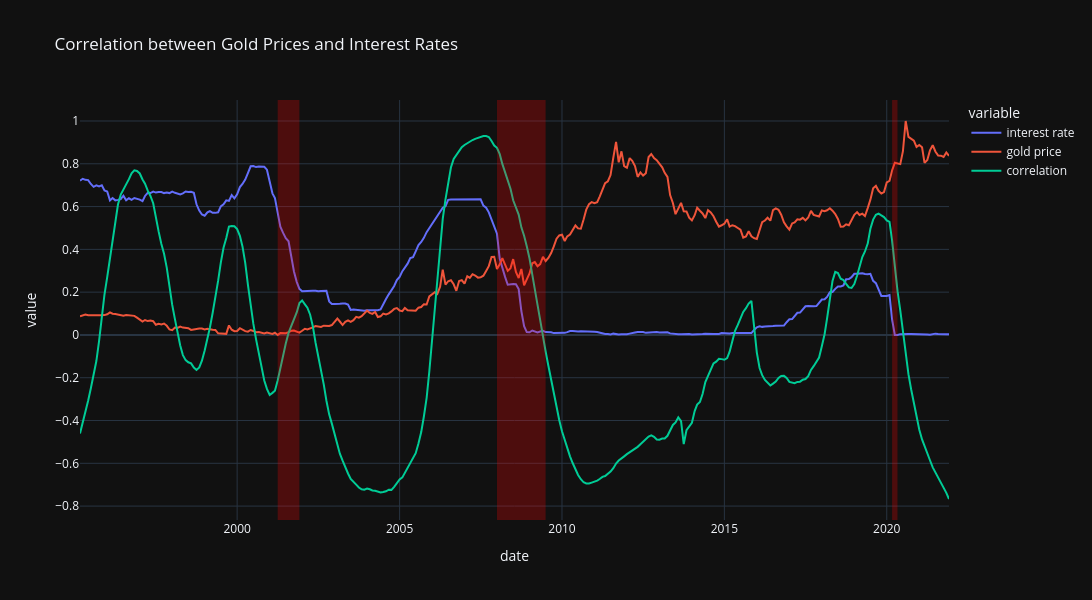

Here is the notebook cell this chart was saved with:
### Code cell
fig = px.line(
    df,
    x="date",
    y=df.columns,
    hover_data={"date": "|%B %d, %Y"},
    title="Correlation between Gold Prices and Interest Rates",
    template="plotly_dark",
    width=1200,
    height=600,
)

for row in get_recession_start_end_list(recession_df):
    x0 = str(row[0].date())
    x1 = str(row[1].date())

    fig.add_vrect(
        x0=x0,
        x1=x1,
        fillcolor="red",
        opacity=0.25,
        line_width=0,
    )

fig.show()

### Figure 1 — Plotly figure (JSON) as saved in the notebook; plotly's stock layout.template omitted (floating-point values rounded to 4 significant figures; data arrays with more than 128 entries replaced by an {"elided": "..."} marker saying what was removed)
{"data": [{"hovertemplate": "variable=interest rate<br>date=%{x|%B %d, %Y}<br>value=%{y}<extra></extra>", "legendgroup": "interest rate", "line": {"color": "#636efa", "dash": "solid"}, "marker": {"symbol": "circle"}, "mode": "lines", "name": "interest rate", "orientation": "v", "showlegend": true, "type": "scatter", "x": {"elided": "322 str values"}, "xaxis": "x", "y": {"elided": "322 float values"}, "yaxis": "y"}, {"hovertemplate": "variable=gold price<br>date=%{x|%B %d, %Y}<br>value=%{y}<extra></extra>", "legendgroup": "gold price", "line": {"color": "#EF553B", "dash": "solid"}, "marker": {"symbol": "circle"}, "mode": "lines", "name": "gold price", "orientation": "v", "showlegend": true, "type": "scatter", "x": {"elided": "322 str values"}, "xaxis": "x", "y": {"elided": "322 float values"}, "yaxis": "y"}, {"hovertemplate": "variable=correlation<br>date=%{x|%B %d, %Y}<br>value=%{y}<extra></extra>", "legendgroup": "correlation", "line": {"color": "#00cc96", "dash": "solid"}, "marker": {"symbol": "circle"}, "mode": "lines", "name": "correlation", "orientation": "v", "showlegend": true, "type": "scatter", "x": {"elided": "322 str values"}, "xaxis": "x", "y": {"elided": "322 float values"}, "yaxis": "y"}], "layout": {"height": 600, "legend": {"title": {"text": "variable"}, "tracegroupgap": 0}, "shapes": [{"fillcolor": "red", "line": {"width": 0}, "opacity": 0.25, "type": "rect", "x0": "2001-04-01", "x1": "2001-12-01", "xref": "x", "y0": 0, "y1": 1, "yref": "y domain"}, {"fillcolor": "red", "line": {"width": 0}, "opacity": 0.25, "type": "rect", "x0": "2008-01-01", "x1": "2009-07-01", "xref": "x", "y0": 0, "y1": 1, "yref": "y domain"}, {"fillcolor": "red", "line": {"width": 0}, "opacity": 0.25, "type": "rect", "x0": "2020-03-01", "x1": "2020-05-01", "xref": "x", "y0": 0, "y1": 1, "yref": "y domain"}], "title": {"text": "Correlation between Gold Prices and Interest Rates"}, "width": 1200, "xaxis": {"anchor": "y", "domain": [0, 1], "title": {"text": "date"}}, "yaxis": {"anchor": "x", "domain": [0, 1], "title": {"text": "value"}}}}
